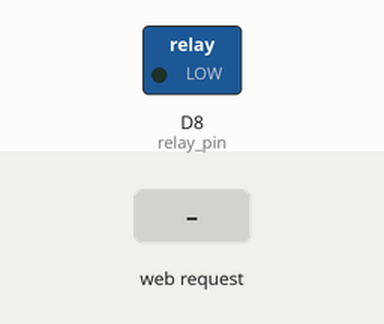
Recording of a sketch running on a simulated ESP8266 (Wemos D1 mini). On the bench: switched loads named in the sketch (green lamp = pin HIGH). Inputs (shaded band) come from the test bench. WiFi joins after 1.5 s; servers stay silent unless stated; storage starts empty; what the sketch prints to the serial monitor is not drawn.

Above: at 3.7 s.
3.8 s: HTTP request GET /api/on received
At 4.3 s:
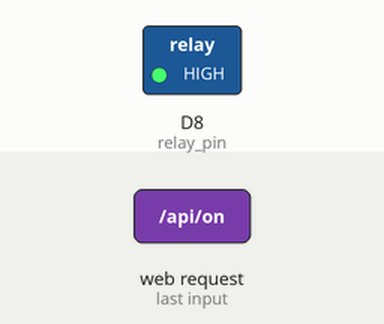
5.3 s: HTTP request GET /api/off received
At 6.6 s:
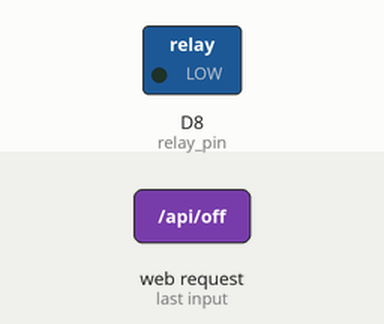
Timing chart, 0 to 8.3 s (numbered marks = the images above; inputs shaded):
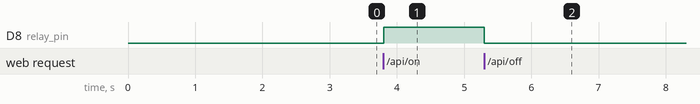

Measured:
- after the input at 3.8 s, D8 (relay_pin): LOW → HIGH at once
- after the input at 5.3 s, D8 (relay_pin): HIGH → LOW at once

The sketch:

esp8266-coffeemaker.ino
```cpp
/**
 * Firmware for a simple esp8266 coffeemaker.
 * Based on Wemos D1 board
 */

#include <ESP8266WiFi.h>
#include <WiFiClient.h>
#include <ESP8266WebServer.h>
#include <ESP8266mDNS.h>
#include <Ticker.h>

MDNSResponder mdns;

// WiFi AP ssid/password
#include "src/wifi-credentials/wifi-credentials.h"

ESP8266WebServer server(80);

// Relay is connected to D8
int relay_pin = D8;
bool relay_state = false;

// Relay timeout
Ticker relay_timeout;

bool setRelayState(bool state) {
  relay_state = state;
  digitalWrite(relay_pin, relay_state ? HIGH : LOW);

  if(state)
    relay_timeout.once(60 * 10, [](){ setRelayState(false); });
  else
    relay_timeout.detach();
}

void setup(void){

  pinMode(relay_pin, OUTPUT);
  digitalWrite(relay_pin, LOW);

  delay(1000);
  Serial.begin(115200);

  WiFi.begin(ssid, password);

  while (WiFi.status() != WL_CONNECTED) {
    delay(500);
    Serial.print(".");
  }

  Serial.println("");
  Serial.print("Connected to ");
  Serial.println(ssid);
  Serial.print("IP address: ");
  Serial.println(WiFi.localIP());

  mdns.begin("esp8266", WiFi.localIP());

  SPIFFS.begin();
  server.serveStatic("/", SPIFFS, "/index.html");

  server.on("/api/state", []{
    server.sendHeader("Access-Control-Allow-Origin", "*");
    server.send(200, "text/html", String(relay_state));
  });

  server.on("/api/on", []{
    setRelayState(true);
    server.sendHeader("Access-Control-Allow-Origin", "*");
    server.send(200, "text/html", String(relay_state));
  });

  server.on("/api/off", []{
    setRelayState(false);
    server.sendHeader("Access-Control-Allow-Origin", "*");
    server.send(200, "text/html", String(relay_state));
  });
  server.begin();
}

void loop(void){
  server.handleClient();
}
```

wifi-credentials.example.h
```cpp
const char* ssid = "";
const char* password = "";
```
